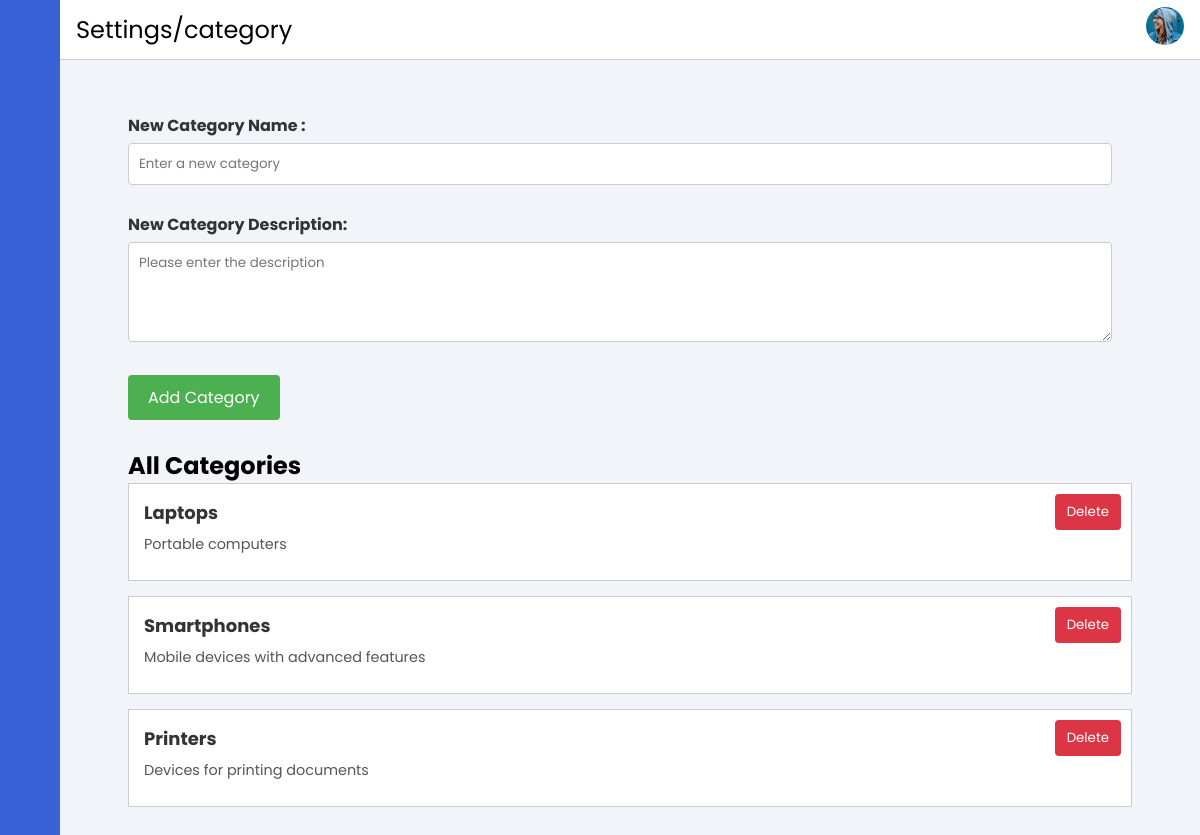
The app's page /layout/settings-category.php, older data.
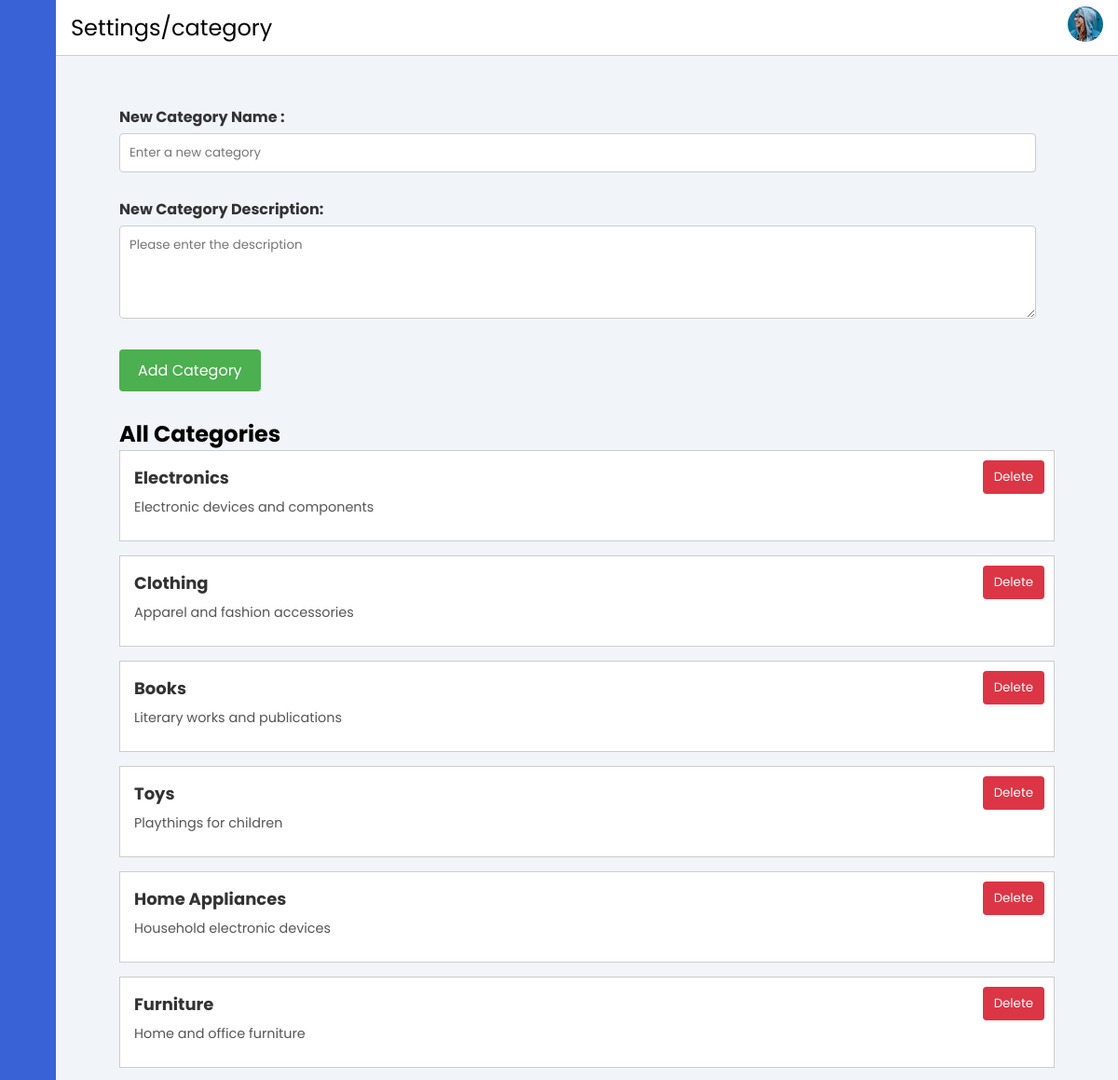
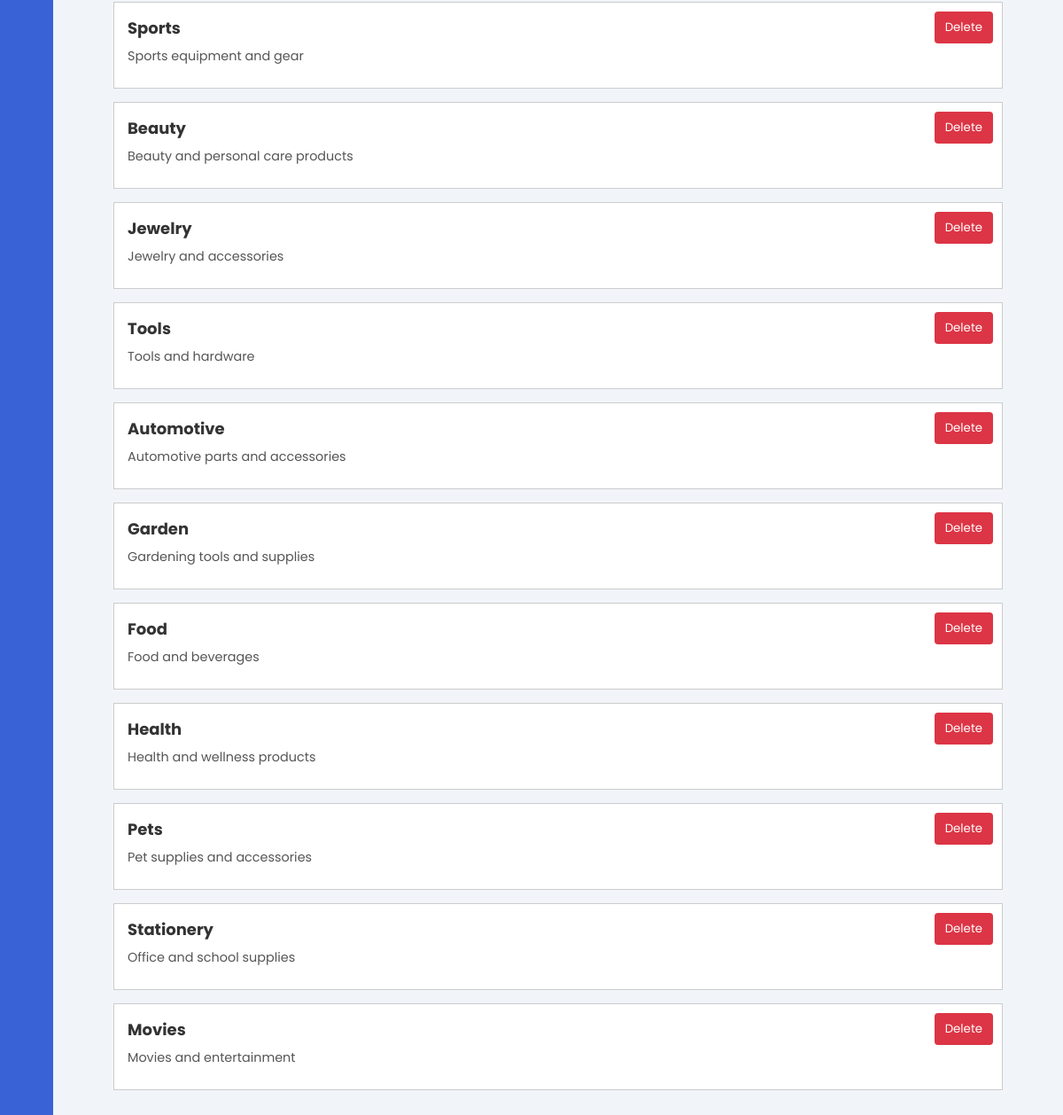
The same page, newer data (2 pictures, top to bottom).
### tables this page shows
CREATE TABLE IF NOT EXISTS Category (
    CategoryID INT AUTO_INCREMENT PRIMARY KEY,
    Name VARCHAR(50) NOT NULL,
    Description TEXT
);

### layout/settings-category.php (the view, shortened to what this page needs)
<?php
include '../contain/header.php';
include("../database/database-connect.php");
$sql = "SELECT * FROM Category";
$result = $conn->query($sql);
$categories = [];
if ($result->num_rows > 0) {
    while ($row = $result->fetch_assoc()) {
        $categories[] = array(
            'CategoryID' => $row['CategoryID'],
            'Name' => $row['Name'],
            'Description' => $row['Description']
        );
    }
}
?>
<div class="main-content">
    <?php
    include '../contain/horizontal-bar.php';
    ?>
    <main>
        <div class="form-container">
            <form action="<?= $_SERVER['PHP_SELF'] ?>" method="post">
                <div class="form-group">
                    <label for="newCategory">New Category Name :</label>
                    <input type="text" id="newCategory" name="newCategory" placeholder="Enter a new category" required>
                </div>
                <div class="form-group">
                    <label for="description">New Category Description:</label>
                    <textarea id="description" name="description" placeholder="Please enter the description" required></textarea>
                </div>
                <div class="form-group">
                    <button type="submit">Add Category</button>
                </div>
            </form>
            <h2>All Categories</h2>
            <?php if (empty($categories)): ?>
                <p>No categories available.</p>
            <?php else: ?>
                <ul class="category-list">
                    <?php foreach ($categories as $category): ?>
                        <li>
                            <form action="<?= $_SERVER['PHP_SELF'] ?>" method="post">
                                <div class="category-details">
                                    <strong class="category-name">
                                        <?= $category['Name'] ?>
                                    </strong>
                                    <?php if (!empty($category['Description'])): ?>
                                        <p class="category-description">
                                            <?= $category['Description'] ?>
                                        </p>
                                    <?php endif; ?>
                                </div>
                                <button type="submit" class="delete-button"
                                    onclick="return confirm('Are you sure you want to delete this category?')">Delete</button>
                            </form>
                        </li>
                    <?php endforeach; ?>
                </ul>
            <?php endif; ?>
        </div>
    </main>
</div>
</body>
</html>

Row changes from the older to the newer data that the page shows:
removed category: Name "Laptops", Description "Portable computers"
removed category: Name "Smartphones", Description "Mobile devices with advanced features"
removed category: Name "Printers", Description "Devices for printing documents"
added category: Name "Electronics", Description "Electronic devices and components"
added category: Name "Clothing", Description "Apparel and fashion accessories"
added category: Name "Books", Description "Literary works and publications"
added category: Name "Toys", Description "Playthings for children"
added category: Name "Home Appliances", Description "Household electronic devices"
added category: Name "Furniture", Description "Home and office furniture"
added category: Name "Sports", Description "Sports equipment and gear"
added category: Name "Beauty", Description "Beauty and personal care products"
added category: Name "Jewelry", Description "Jewelry and accessories"
added category: Name "Tools", Description "Tools and hardware"
added category: Name "Automotive", Description "Automotive parts and accessories"
added category: Name "Garden", Description "Gardening tools and supplies"
added category: Name "Food", Description "Food and beverages"
added category: Name "Health", Description "Health and wellness products"
added category: Name "Pets", Description "Pet supplies and accessories"
added category: Name "Stationery", Description "Office and school supplies"
added category: Name "Movies", Description "Movies and entertainment"
